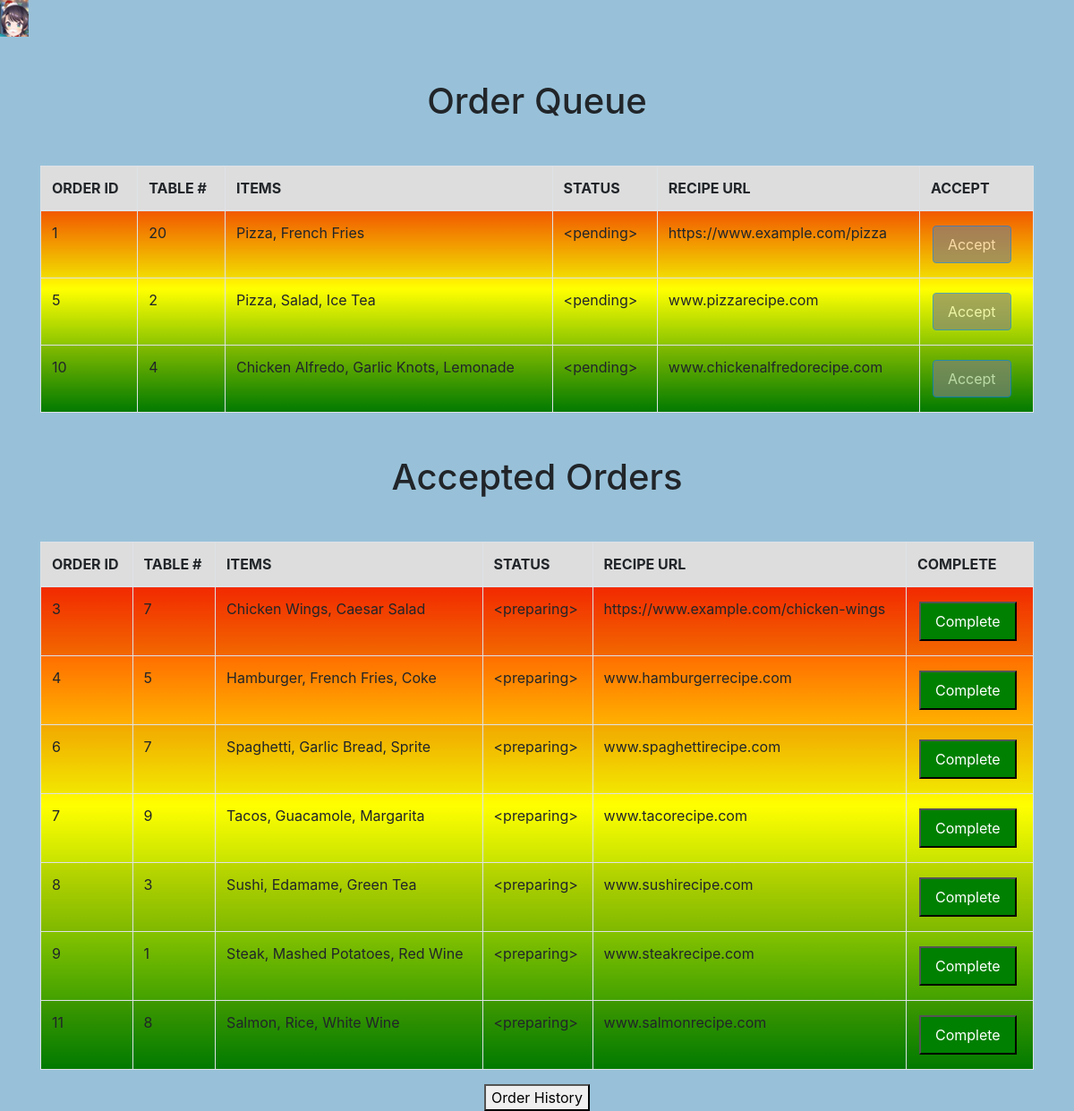
The app's page /kitchen, older data.
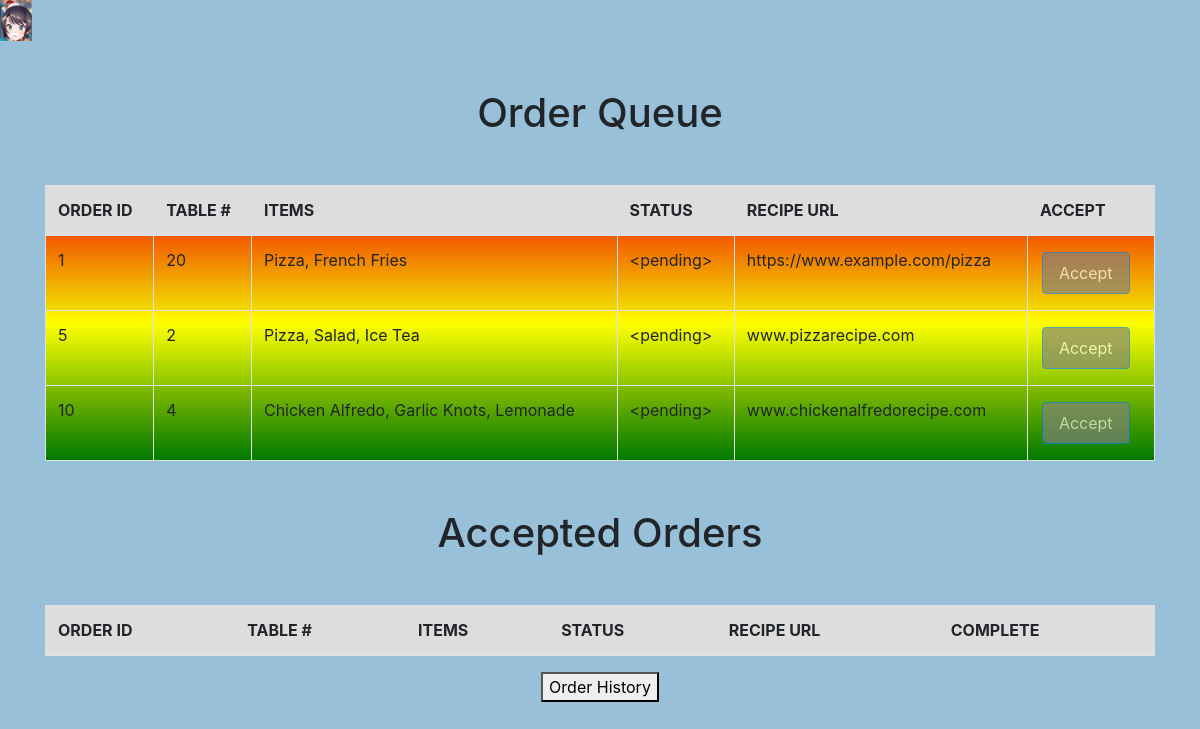
The same page, newer data.
### tables this page shows
CREATE TABLE "order_queue" (
	"id"	INTEGER,
	"table_number"	INTEGER,
	"items"	TEXT,
	"status"	TEXT,
	"recipe_url"	TEXT,
	PRIMARY KEY("id")
);

CREATE TABLE accepted_orders (
    id INTEGER PRIMARY KEY,
    table_number INTEGER,
    items TEXT,
    status TEXT,
    recipe_url TEXT
);

### Application.py (the view)
@app.route('/kitchen')
def kitchen():
    conn = sqlite3.connect("orders.db")
    c = conn.cursor()
    c.execute("SELECT * FROM order_queue")
    orders = c.fetchall()
    c.execute("SELECT * FROM accepted_orders")
    accepted_orders = c.fetchall()
    conn.close()
    return render_template("kitchen.html", orders=orders, accepted_orders=accepted_orders)

### templates/kitchen.html (shortened to what this page needs)
<!DOCTYPE html>
<html lang="en">
<head>
    <link rel="stylesheet" href="https://maxcdn.bootstrapcdn.com/bootstrap/4.5.2/css/bootstrap.min.css">
    <link href="{{ url_for('static', filename='style.css') }}" rel="stylesheet" type="text/css">
</head>
<body>
    <img src="{{ url_for('static', filename='icon.png') }}" alt="Page Icon" class="img-fluid">
    <div class="container mt-5">
        <h1 class="text-center mb-5">Order Queue</h1>
        <table class="table table-bordered table-striped" id="order-queue-table">
            <thead>
                <tr>
                    <th>Order ID</th>
                    <th>Table #</th>
                    <th>Items</th>
                    <th>Status</th>
                    <th>Recipe URL</th>
                    <th>Accept</th>
                </tr>
            </thead>
            <tbody>
                {% for order in orders %}
                    <tr>
                        <td>{{ order[0] }}</td>
                        <td>{{ order[1] }}</td>
                        <td>{{ order[2] }}</td>
                        <td>{{ order[3] }}</td>
                        <td>{{ order[4] }}</td>
                        <td>
                            <button class="btn btn-primary accept-button" {% if order[3] == "<pending>" %} disabled {% endif %} id="accept-order-{{ order[0] }}">Accept</button>
                        </td>
                    </tr>
                {% endfor %}
            </tbody>
        </table>
        <h1 class="text-center mt-5 mb-5">Accepted Orders</h1>
        <table class="table table-bordered table-striped" id="accepted-orders-table">
            <thead>
                <tr>
                    <th>Order ID</th>
                    <th>Table #</th>
                    <th>Items</th>
                    <th>Status</th>
                    <th>Recipe URL</th>
                    <th>Complete</th>
                </tr>
            </thead>
            <tbody>
                {% for order in accepted_orders %}
                <tr>
                    <td>{{ order[0] }}</td>
                    <td>{{ order[1] }}</td>
                    <td>{{ order[2] }}</td>
                    <td>{{ order[3] }}</td>
                    <td>{{ order[4] }}</td>
                    <td>
                        <button class="complete-button" id="complete-order-{{ order[0] }}">Complete</button>
                    </td>
                </tr>
                {% endfor %}
            </tbody>
        </table>
    </div>
<div class="center">
    <button class="order-history-button">Order History</a>
</button>
</div>
</body>
</html>

### static/style.css (style rules this page uses)
table { width: 100%; border-collapse: collapse; background: linear-gradient(to bottom, red, yellow, green); }
th, td { border: 1px solid black; padding: 8px; text-align: left; }
th { font-weight: bold; text-transform: uppercase; background-color: #ddd; padding: 10px; }
.accept-button { background-color: green; color: white; padding: 8px 16px; text-align: center; text-decoration: none; display: inline-block; font-size: 16px; margin: 4px 2px; cursor: pointer; }
.accept-button:disabled { background-color: grey; cursor: not-allowed; }
img { width: 32px; height: 32px; }
body { background-color: #98C1D9; }
.center { display: flex; justify-content: center; align-items: center; height: 100%; }

Row changes from the older to the newer data that the page shows:
removed accepted_orders: id "3", table_number "7", items "Chicken Wings, Caesar Salad", status "<preparing>", recipe_url "https://www.example.com/chicken-wings"
removed accepted_orders: id "4", table_number "5", items "Hamburger, French Fries, Coke", status "<preparing>", recipe_url "www.hamburgerrecipe.com"
removed accepted_orders: id "6", table_number "7", items "Spaghetti, Garlic Bread, Sprite", status "<preparing>", recipe_url "www.spaghettirecipe.com"
removed accepted_orders: id "7", table_number "9", items "Tacos, Guacamole, Margarita", status "<preparing>", recipe_url "www.tacorecipe.com"
removed accepted_orders: id "8", table_number "3", items "Sushi, Edamame, Green Tea", status "<preparing>", recipe_url "www.sushirecipe.com"
removed accepted_orders: id "9", table_number "1", items "Steak, Mashed Potatoes, Red Wine", status "<preparing>", recipe_url "www.steakrecipe.com"
removed accepted_orders: id "11", table_number "8", items "Salmon, Rice, White Wine", status "<preparing>", recipe_url "www.salmonrecipe.com"
